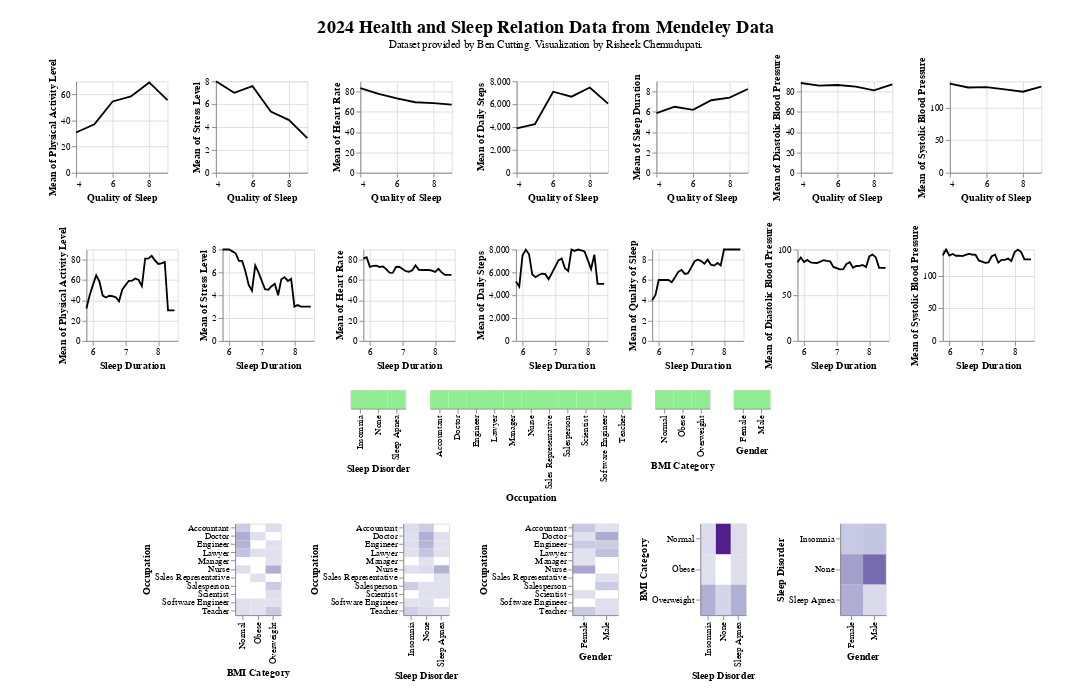

The code cell stored with this chart in its notebook:
### Markdown cell above
This is the code to display the whole visualization.

### Code cell
layer3 = ((legend | legend2 | legend3 | legend4))
layer4 = heatmap1 | heatmap2 | heatmap5| heatmap3 | heatmap4
allLayers = alt.vconcat(layer1, layer2, layer3,layer4, center = True).properties(title=alt.TitleParams(text='2024 Health and Sleep Relation Data from Mendeley Data', subtitle='Dataset provided by Ben Cutting. Visualization by Risheek Chemudupati.')).configure(padding={'left': 50,'right': 50, 'top':20,'bottom':20})
allLayers.configure(autosize=alt.AutoSizeParams(resize=False))
allLayers.configure_title(fontSize=20, anchor="middle")

### Figure 1 — Vega-Lite specification as saved in the notebook (floating-point values rounded to 4 significant figures; data arrays with more than 128 entries replaced by an {"elided": "..."} marker saying what was removed)
{"config": {"view": {"continuousWidth": 300, "continuousHeight": 300}, "padding": {"left": 50, "right": 50, "top": 20, "bottom": 20}, "title": {"anchor": "middle", "fontSize": 20}}, "vconcat": [{"hconcat": [{"mark": {"type": "line", "color": "black", "width": 15}, "encoding": {"x": {"field": "Quality of Sleep", "type": "quantitative"}, "y": {"aggregate": "mean", "field": "Physical Activity Level", "type": "quantitative"}}, "height": 100, "name": "view_239", "transform": [{"filter": {"and": [{"and": [{"and": [{"param": "param_67"}, {"param": "param_68"}]}, {"param": "param_66"}]}, {"param": "param_69"}]}}], "width": 100}, {"mark": {"type": "line", "color": "black", "width": 15}, "encoding": {"x": {"field": "Quality of Sleep", "type": "quantitative"}, "y": {"aggregate": "mean", "field": "Stress Level", "type": "quantitative"}}, "height": 100, "name": "view_240", "transform": [{"filter": {"and": [{"and": [{"and": [{"param": "param_67"}, {"param": "param_68"}]}, {"param": "param_66"}]}, {"param": "param_69"}]}}], "width": 100}, {"mark": {"type": "line", "color": "black", "width": 15}, "encoding": {"x": {"field": "Quality of Sleep", "type": "quantitative"}, "y": {"aggregate": "mean", "field": "Heart Rate", "type": "quantitative"}}, "height": 100, "name": "view_241", "transform": [{"filter": {"and": [{"and": [{"and": [{"param": "param_67"}, {"param": "param_68"}]}, {"param": "param_66"}]}, {"param": "param_69"}]}}], "width": 100}, {"mark": {"type": "line", "color": "black", "width": 15}, "encoding": {"x": {"field": "Quality of Sleep", "type": "quantitative"}, "y": {"aggregate": "mean", "field": "Daily Steps", "type": "quantitative"}}, "height": 100, "name": "view_242", "transform": [{"filter": {"and": [{"and": [{"and": [{"param": "param_67"}, {"param": "param_68"}]}, {"param": "param_66"}]}, {"param": "param_69"}]}}], "width": 100}, {"mark": {"type": "line", "color": "black", "width": 15}, "encoding": {"x": {"field": "Quality of Sleep", "type": "quantitative"}, "y": {"aggregate": "mean", "field": "Sleep Duration", "type": "quantitative"}}, "height": 100, "name": "view_243", "transform": [{"filter": {"and": [{"and": [{"and": [{"param": "param_67"}, {"param": "param_68"}]}, {"param": "param_66"}]}, {"param": "param_69"}]}}], "width": 100}, {"mark": {"type": "line", "color": "black", "width": 15}, "encoding": {"x": {"field": "Quality of Sleep", "type": "quantitative"}, "y": {"aggregate": "mean", "field": "Diastolic Blood Pressure", "type": "quantitative"}}, "height": 100, "name": "view_244", "transform": [{"filter": {"and": [{"and": [{"and": [{"param": "param_67"}, {"param": "param_68"}]}, {"param": "param_66"}]}, {"param": "param_69"}]}}], "width": 100}, {"mark": {"type": "line", "color": "black", "width": 15}, "encoding": {"x": {"field": "Quality of Sleep", "type": "quantitative"}, "y": {"aggregate": "mean", "field": "Systolic Blood Pressure", "type": "quantitative"}}, "height": 100, "name": "view_245", "transform": [{"filter": {"and": [{"and": [{"and": [{"param": "param_67"}, {"param": "param_68"}]}, {"param": "param_66"}]}, {"param": "param_69"}]}}], "width": 100}]}, {"hconcat": [{"mark": {"type": "line", "color": "black", "width": 15}, "encoding": {"x": {"field": "Sleep Duration", "type": "quantitative"}, "y": {"aggregate": "mean", "field": "Physical Activity Level", "type": "quantitative"}}, "height": 100, "name": "view_246", "transform": [{"filter": {"and": [{"and": [{"and": [{"param": "param_67"}, {"param": "param_68"}]}, {"param": "param_66"}]}, {"param": "param_69"}]}}], "width": 100}, {"mark": {"type": "line", "color": "black", "width": 15}, "encoding": {"x": {"field": "Sleep Duration", "type": "quantitative"}, "y": {"aggregate": "mean", "field": "Stress Level", "type": "quantitative"}}, "height": 100, "name": "view_247", "transform": [{"filter": {"and": [{"and": [{"and": [{"param": "param_67"}, {"param": "param_68"}]}, {"param": "param_66"}]}, {"param": "param_69"}]}}], "width": 100}, {"mark": {"type": "line", "color": "black", "width": 15}, "encoding": {"x": {"field": "Sleep Duration", "type": "quantitative"}, "y": {"aggregate": "mean", "field": "Heart Rate", "type": "quantitative"}}, "height": 100, "name": "view_248", "transform": [{"filter": {"and": [{"and": [{"and": [{"param": "param_67"}, {"param": "param_68"}]}, {"param": "param_66"}]}, {"param": "param_69"}]}}], "width": 100}, {"mark": {"type": "line", "color": "black", "width": 15}, "encoding": {"x": {"field": "Sleep Duration", "type": "quantitative"}, "y": {"aggregate": "mean", "field": "Daily Steps", "type": "quantitative"}}, "height": 100, "name": "view_249", "transform": [{"filter": {"and": [{"and": [{"and": [{"param": "param_67"}, {"param": "param_68"}]}, {"param": "param_66"}]}, {"param": "param_69"}]}}], "width": 100}, {"mark": {"type": "line", "color": "black", "width": 15}, "encoding": {"x": {"field": "Sleep Duration", "type": "quantitative"}, "y": {"aggregate": "mean", "field": "Quality of Sleep", "type": "quantitative"}}, "height": 100, "name": "view_250", "transform": [{"filter": {"and": [{"and": [{"and": [{"param": "param_67"}, {"param": "param_68"}]}, {"param": "param_66"}]}, {"param": "param_69"}]}}], "width": 100}, {"mark": {"type": "line", "color": "black", "width": 15}, "encoding": {"x": {"field": "Sleep Duration", "type": "quantitative"}, "y": {"aggregate": "mean", "field": "Diastolic Blood Pressure", "type": "quantitative"}}, "height": 100, "name": "view_251", "transform": [{"filter": {"and": [{"and": [{"and": [{"param": "param_67"}, {"param": "param_68"}]}, {"param": "param_66"}]}, {"param": "param_69"}]}}], "width": 100}, {"mark": {"type": "line", "color": "black", "width": 15}, "encoding": {"x": {"field": "Sleep Duration", "type": "quantitative"}, "y": {"aggregate": "mean", "field": "Systolic Blood Pressure", "type": "quantitative"}}, "height": 100, "name": "view_252", "transform": [{"filter": {"and": [{"and": [{"and": [{"param": "param_67"}, {"param": "param_68"}]}, {"param": "param_66"}]}, {"param": "param_69"}]}}], "width": 100}]}, {"hconcat": [{"mark": {"type": "rect"}, "encoding": {"color": {"condition": [{"param": "param_66", "value": "lightgreen"}], "value": "red"}, "tooltip": [{"aggregate": "count", "type": "quantitative"}], "x": {"field": "Sleep Disorder", "type": "nominal"}}, "name": "view_253"}, {"mark": {"type": "rect"}, "encoding": {"color": {"condition": [{"param": "param_67", "value": "lightgreen"}], "value": "red"}, "tooltip": [{"aggregate": "count", "type": "quantitative"}], "x": {"field": "Occupation", "type": "nominal"}}, "name": "view_254"}, {"mark": {"type": "rect"}, "encoding": {"color": {"condition": [{"param": "param_68", "value": "lightgreen"}], "value": "red"}, "tooltip": [{"aggregate": "count", "type": "quantitative"}], "x": {"field": "BMI Category", "type": "nominal"}}, "name": "view_255"}, {"mark": {"type": "rect"}, "encoding": {"color": {"condition": [{"param": "param_69", "value": "lightgreen"}], "value": "red"}, "tooltip": [{"aggregate": "count", "type": "quantitative"}], "x": {"field": "Gender", "type": "nominal"}}, "name": "view_256"}]}, {"hconcat": [{"mark": {"type": "rect"}, "encoding": {"color": {"aggregate": "count", "legend": null, "scale": {"scheme": "purples"}, "type": "quantitative"}, "tooltip": [{"field": "BMI Category", "type": "nominal"}, {"field": "Occupation", "type": "nominal"}, {"aggregate": "count", "type": "quantitative"}], "x": {"field": "BMI Category", "type": "nominal"}, "y": {"field": "Occupation", "type": "nominal"}}, "height": 100, "width": 50}, {"mark": {"type": "rect"}, "encoding": {"color": {"aggregate": "count", "legend": null, "scale": {"scheme": "purples"}, "type": "quantitative"}, "tooltip": [{"field": "Sleep Disorder", "type": "nominal"}, {"field": "Occupation", "type": "nominal"}, {"aggregate": "count", "type": "quantitative"}], "x": {"field": "Sleep Disorder", "type": "nominal"}, "y": {"field": "Occupation", "type": "nominal"}}, "height": 100, "width": 50}, {"mark": {"type": "rect"}, "encoding": {"color": {"aggregate": "count", "legend": null, "scale": {"scheme": "purples"}, "type": "quantitative"}, "tooltip": [{"field": "Gender", "type": "nominal"}, {"field": "Occupation", "type": "nominal"}, {"aggregate": "count", "type": "quantitative"}], "x": {"field": "Gender", "type": "nominal"}, "y": {"field": "Occupation", "type": "nominal"}}, "height": 100, "width": 50}, {"mark": {"type": "rect"}, "encoding": {"color": {"aggregate": "count", "legend": null, "scale": {"scheme": "purples"}, "type": "quantitative"}, "tooltip": [{"field": "Sleep Disorder", "type": "nominal"}, {"field": "BMI Category", "type": "nominal"}, {"aggregate": "count", "type": "quantitative"}], "x": {"field": "Sleep Disorder", "type": "nominal"}, "y": {"field": "BMI Category", "type": "nominal"}}, "height": 100, "width": 50}, {"mark": {"type": "rect"}, "encoding": {"color": {"aggregate": "count", "legend": null, "scale": {"scheme": "purples"}, "type": "quantitative"}, "tooltip": [{"field": "Gender", "type": "nominal"}, {"field": "Sleep Disorder", "type": "nominal"}, {"aggregate": "count", "type": "quantitative"}], "x": {"field": "Gender", "type": "nominal"}, "y": {"field": "Sleep Disorder", "type": "nominal"}}, "height": 100, "width": 50}]}], "center": true, "data": {"name": "data-203781ff1fefed6c566606ecddd7b536"}, "params": [{"name": "param_67", "select": {"type": "point", "fields": ["Occupation"]}, "views": ["view_239", "view_240", "view_241", "view_242", "view_243", "view_244", "view_245", "view_246", "view_247", "view_248", "view_249", "view_250", "view_251", "view_252", "view_254"]}, {"name": "param_68", "select": {"type": "point", "fields": ["BMI Category"]}, "views": ["view_239", "view_240", "view_241", "view_242", "view_243", "view_244", "view_245", "view_246", "view_247", "view_248", "view_249", "view_250", "view_251", "view_252", "view_255"]}, {"name": "param_66", "select": {"type": "point", "fields": ["Sleep Disorder"]}, "views": ["view_239", "view_240", "view_241", "view_242", "view_243", "view_244", "view_245", "view_246", "view_247", "view_248", "view_249", "view_250", "view_251", "view_252", "view_253"]}, {"name": "param_69", "select": {"type": "point", "fields": ["Gender"]}, "views": ["view_239", "view_240", "view_241", "view_242", "view_243", "view_244", "view_245", "view_246", "view_247", "view_248", "view_249", "view_250", "view_251", "view_252", "view_256"]}], "title": {"text": "2024 Health and Sleep Relation Data from Mendeley Data", "subtitle": "Dataset provided by Ben Cutting. Visualization by Risheek Chemudupati."}, "$schema": "https://vega.github.io/schema/vega-lite/v5.20.1.json", "datasets": {"data-203781ff1fefed6c566606ecddd7b536": {"elided": "374 records"}}}
